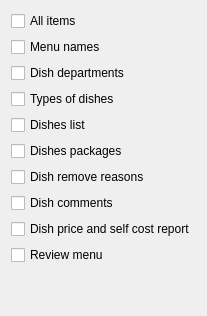
     <widget class="QWidget" name="tab_4">
      <attribute name="title">
       <string>Menu</string>
      </attribute>
      <layout class="QGridLayout" name="gridLayout_2">
       <item row="8" column="0">
        <widget class="C5CheckBox" name="checkBox_18">
         <property name="text">
          <string>Dish price and self cost report</string>
         </property>
         <property name="Tag" stdset="0">
          <number>407</number>
         </property>
        </widget>
       </item>
       <item row="6" column="0">
        <widget class="C5CheckBox" name="checkBox_29">
         <property name="text">
          <string>Dish remove reasons</string>
         </property>
         <property name="Tag" stdset="0">
          <number>405</number>
         </property>
        </widget>
       </item>
       <item row="4" column="0">
        <widget class="C5CheckBox" name="checkBox_6">
         <property name="text">
          <string>Dishes list</string>
         </property>
         <property name="Tag" stdset="0">
          <number>404</number>
         </property>
        </widget>
       </item>
       <item row="10" column="0">
        <spacer name="verticalSpacer_2">
         <property name="orientation">
          <enum>Qt::Vertical</enum>
         </property>
         <property name="sizeHint" stdset="0">
          <size>
           <width>20</width>
           <height>40</height>
          </size>
         </property>
        </spacer>
       </item>
       <item row="1" column="0">
        <widget class="C5CheckBox" name="checkBox_7">
         <property name="text">
          <string>Menu names</string>
         </property>
         <property name="Tag" stdset="0">
          <number>401</number>
         </property>
        </widget>
       </item>
       <item row="3" column="0">
        <widget class="C5CheckBox" name="checkBox_5">
         <property name="text">
          <string>Types of dishes</string>
         </property>
         <property name="Tag" stdset="0">
          <number>403</number>
         </property>
        </widget>
       </item>
       <item row="7" column="0">
        <widget class="C5CheckBox" name="checkBox_30">
         <property name="text">
          <string>Dish comments</string>
         </property>
         <property name="Tag" stdset="0">
          <number>406</number>
         </property>
        </widget>
       </item>
       <item row="2" column="0">
        <widget class="C5CheckBox" name="checkBox_4">
         <property name="text">
          <string>Dish departments</string>
         </property>
         <property name="Tag" stdset="0">
          <number>402</number>
         </property>
        </widget>
       </item>
       <item row="0" column="0">
        <widget class="C5CheckBox" name="chMenu">
         <property name="text">
          <string>All items</string>
         </property>
         <property name="Tag" stdset="0">
          <number>400</number>
         </property>
        </widget>
       </item>
       <item row="9" column="0">
        <widget class="C5CheckBox" name="checkBox_46">
         <property name="text">
          <string>Review menu</string>
         </property>
         <property name="Tag" stdset="0">
          <number>408</number>
         </property>
        </widget>
       </item>
       <item row="5" column="0">
        <widget class="C5CheckBox" name="checkBox_58">
         <property name="text">
          <string>Dishes packages</string>
         </property>
         <property name="Tag" stdset="0">
          <number>409</number>
         </property>
        </widget>
       </item>
      </layout>
     </widget>
